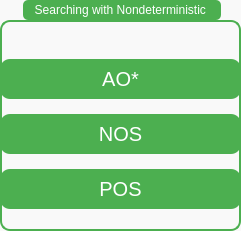
  <widget class="QGroupBox" name="groupBox_3">
   <property name="geometry">
    <rect>
     <x>930</x>
     <y>420</y>
     <width>241</width>
     <height>231</height>
    </rect>
   </property>
   <property name="font">
    <font>
     <family>Segoe UI</family>
     <pointsize>9</pointsize>
     <weight>50</weight>
     <italic>false</italic>
     <bold>false</bold>
    </font>
   </property>
   <property name="styleSheet">
    <string notr="true">QGroupBox {
    border: 2px solid #4CAF50;
    border-radius: 10px;
    margin-top: 20px;
    background-color: #f9f9f9;
    padding: 10px;
    font: 9pt &quot;Segoe UI&quot;;  /* Giữ font chữ cỡ 9 */
    color: #333;
}

QGroupBox::title {
    subcontrol-origin: margin;
    subcontrol-position: top center;
    background-color: #4CAF50;
    color: white;
    padding: 3px 10px;
    border-radius: 5px;
    font: bold 9pt &quot;Segoe UI&quot;; /* Tiêu đề cũng font 9 */
}
</string>
   </property>
   <property name="title">
    <string>Searching with Nondeterministic </string>
   </property>
   <widget class="QWidget" name="verticalLayoutWidget_3">
    <property name="geometry">
     <rect>
      <x>0</x>
      <y>50</y>
      <width>241</width>
      <height>171</height>
     </rect>
    </property>
    <layout class="QVBoxLayout" name="verticalLayout_5">
     <item>
      <widget class="QPushButton" name="btn_AoStar">
       <property name="font">
        <font>
         <pointsize>-1</pointsize>
        </font>
       </property>
       <property name="styleSheet">
        <string notr="true">QPushButton {
    background-color: #4CAF50;  /* Màu nền xanh lá */
    color: white;               /* Màu chữ trắng */
    border-radius: 10px;        /* Bo góc */
    font-size: 20px;
    padding: 8px;
}

QPushButton:hover {
    background-color: white;    /* Khi hover, đổi nền thành trắng */
    color: #4CAF50;            /* Chữ đổi thành màu xanh lá */
    border: 2px solid #4CAF50; /* Viền xanh lá để nổi bật */
}

QPushButton:pressed {
    background-color: #367c39; /* Màu nền khi nhấn */
    color: white;
}
</string>
       </property>
       <property name="text">
        <string>AO*</string>
       </property>
      </widget>
     </item>
     <item>
      <widget class="QPushButton" name="btn_Nos">
       <property name="font">
        <font>
         <pointsize>-1</pointsize>
        </font>
       </property>
       <property name="styleSheet">
        <string notr="true">QPushButton {
    background-color: #4CAF50;  /* Màu nền xanh lá */
    color: white;               /* Màu chữ trắng */
    border-radius: 10px;        /* Bo góc */
    font-size: 20px;
    padding: 8px;
}

QPushButton:hover {
    background-color: white;    /* Khi hover, đổi nền thành trắng */
    color: #4CAF50;            /* Chữ đổi thành màu xanh lá */
    border: 2px solid #4CAF50; /* Viền xanh lá để nổi bật */
}

QPushButton:pressed {
    background-color: #367c39; /* Màu nền khi nhấn */
    color: white;
}
</string>
       </property>
       <property name="text">
        <string>NOS</string>
       </property>
      </widget>
     </item>
     <item>
      <widget class="QPushButton" name="btn_Pos">
       <property name="font">
        <font>
         <pointsize>-1</pointsize>
        </font>
       </property>
       <property name="styleSheet">
        <string notr="true">QPushButton {
    background-color: #4CAF50;  /* Màu nền xanh lá */
    color: white;               /* Màu chữ trắng */
    border-radius: 10px;        /* Bo góc */
    font-size: 20px;
    padding: 8px;
}

QPushButton:hover {
    background-color: white;    /* Khi hover, đổi nền thành trắng */
    color: #4CAF50;            /* Chữ đổi thành màu xanh lá */
    border: 2px solid #4CAF50; /* Viền xanh lá để nổi bật */
}

QPushButton:pressed {
    background-color: #367c39; /* Màu nền khi nhấn */
    color: white;
}
</string>
       </property>
       <property name="text">
        <string>POS</string>
       </property>
      </widget>
     </item>
    </layout>
   </widget>
  </widget>
